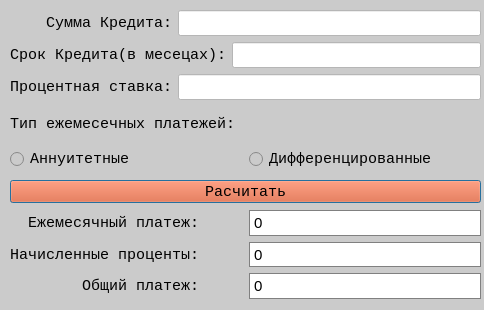
<?xml version="1.0" encoding="UTF-8"?>
<ui version="4.0">
 <class>creditcalc</class>
 <widget class="QDialog" name="creditcalc">
  <property name="geometry">
   <rect>
    <x>0</x>
    <y>0</y>
    <width>484</width>
    <height>310</height>
   </rect>
  </property>
  <property name="windowTitle">
   <string>Credit Calculator</string>
  </property>
  <property name="styleSheet">
   <string notr="true">background-color: rgb(203, 203, 203);</string>
  </property>
  <widget class="QWidget" name="verticalLayoutWidget">
   <property name="geometry">
    <rect>
     <x>10</x>
     <y>10</y>
     <width>471</width>
     <height>161</height>
    </rect>
   </property>
   <layout class="QVBoxLayout" name="verticalLayout">
    <item>
     <layout class="QHBoxLayout" name="horizontalLayout_2">
      <item>
       <widget class="QLabel" name="label">
        <property name="font">
         <font>
          <family>Monospace</family>
          <pointsize>11</pointsize>
          <weight>50</weight>
          <bold>false</bold>
         </font>
        </property>
        <property name="text">
         <string>    Сумма Кредита:</string>
        </property>
       </widget>
      </item>
      <item>
       <widget class="QLineEdit" name="lineEdit_SumCredit">
        <property name="font">
         <font>
          <pointsize>11</pointsize>
         </font>
        </property>
        <property name="styleSheet">
         <string notr="true">background-color: rgb(255, 255, 255);</string>
        </property>
       </widget>
      </item>
     </layout>
    </item>
    <item>
     <layout class="QHBoxLayout" name="horizontalLayout_3">
      <item>
       <widget class="QLabel" name="label_2">
        <property name="font">
         <font>
          <family>Monospace</family>
          <pointsize>11</pointsize>
          <weight>50</weight>
          <bold>false</bold>
         </font>
        </property>
        <property name="text">
         <string>Срок Кредита(в месецах):</string>
        </property>
       </widget>
      </item>
      <item>
       <widget class="QLineEdit" name="lineEdit_TimeCredit">
        <property name="font">
         <font>
          <pointsize>11</pointsize>
         </font>
        </property>
        <property name="styleSheet">
         <string notr="true">background-color: rgb(255, 255, 255);</string>
        </property>
       </widget>
      </item>
     </layout>
    </item>
    <item>
     <layout class="QHBoxLayout" name="horizontalLayout_4">
      <item>
       <widget class="QLabel" name="label_3">
        <property name="font">
         <font>
          <family>Monospace</family>
          <pointsize>11</pointsize>
          <weight>50</weight>
          <bold>false</bold>
         </font>
        </property>
        <property name="text">
         <string>Процентная ставка:</string>
        </property>
       </widget>
      </item>
      <item>
       <widget class="QLineEdit" name="lineEdit_Procent">
        <property name="font">
         <font>
          <pointsize>11</pointsize>
         </font>
        </property>
        <property name="styleSheet">
         <string notr="true">background-color: rgb(255, 255, 255);</string>
        </property>
       </widget>
      </item>
     </layout>
    </item>
    <item>
     <widget class="QLabel" name="label_4">
      <property name="font">
       <font>
        <family>Monospace</family>
        <pointsize>11</pointsize>
        <weight>50</weight>
        <bold>false</bold>
       </font>
      </property>
      <property name="text">
       <string>Тип ежемесечных платежей:</string>
      </property>
     </widget>
    </item>
    <item>
     <layout class="QHBoxLayout" name="horizontalLayout">
      <item>
       <widget class="QRadioButton" name="radioButton_annuity">
        <property name="font">
         <font>
          <family>Monospace</family>
          <pointsize>11</pointsize>
          <weight>50</weight>
          <bold>false</bold>
         </font>
        </property>
        <property name="text">
         <string>Аннуитетные</string>
        </property>
       </widget>
      </item>
      <item>
       <widget class="QRadioButton" name="radioButton_differentiated">
        <property name="font">
         <font>
          <family>Monospace</family>
          <pointsize>11</pointsize>
          <weight>50</weight>
          <bold>false</bold>
         </font>
        </property>
        <property name="text">
         <string>Дифференцированные</string>
        </property>
       </widget>
      </item>
     </layout>
    </item>
   </layout>
  </widget>
  <widget class="QPushButton" name="pushButton_calculate">
   <property name="geometry">
    <rect>
     <x>10</x>
     <y>180</y>
     <width>471</width>
     <height>23</height>
    </rect>
   </property>
   <property name="font">
    <font>
     <family>Monospace</family>
     <pointsize>11</pointsize>
     <weight>50</weight>
     <bold>false</bold>
    </font>
   </property>
   <property name="styleSheet">
    <string notr="true">background-color: rgb(255, 76, 16);</string>
   </property>
   <property name="text">
    <string>Расчитать</string>
   </property>
  </widget>
  <widget class="QWidget" name="verticalLayoutWidget_2">
   <property name="geometry">
    <rect>
     <x>10</x>
     <y>210</y>
     <width>471</width>
     <height>89</height>
    </rect>
   </property>
   <layout class="QVBoxLayout" name="verticalLayout_2">
    <item>
     <layout class="QHBoxLayout" name="horizontalLayout_7">
      <item>
       <widget class="QLabel" name="label_6">
        <property name="enabled">
         <bool>true</bool>
        </property>
        <property name="font">
         <font>
          <family>Monospace</family>
          <pointsize>11</pointsize>
          <weight>50</weight>
          <bold>false</bold>
         </font>
        </property>
        <property name="text">
         <string>  Ежемесячный платеж:</string>
        </property>
        <property name="scaledContents">
         <bool>false</bool>
        </property>
       </widget>
      </item>
      <item>
       <widget class="QLabel" name="label_monthlyPayment">
        <property name="font">
         <font>
          <pointsize>11</pointsize>
         </font>
        </property>
        <property name="styleSheet">
         <string notr="true">QLabel {
  background-color: rgb(255, 255, 255);
  qproperty-alignment: 'AlignVCenter | AlignRight';
  border: 1px solid gray;
}
</string>
        </property>
        <property name="text">
         <string>0</string>
        </property>
       </widget>
      </item>
     </layout>
    </item>
    <item>
     <layout class="QHBoxLayout" name="horizontalLayout_8">
      <item>
       <widget class="QLabel" name="label_7">
        <property name="font">
         <font>
          <family>Monospace</family>
          <pointsize>11</pointsize>
          <weight>50</weight>
          <bold>false</bold>
         </font>
        </property>
        <property name="text">
         <string>Начисленные проценты:</string>
        </property>
       </widget>
      </item>
      <item>
       <widget class="QLabel" name="label_overpayment">
        <property name="font">
         <font>
          <pointsize>11</pointsize>
         </font>
        </property>
        <property name="styleSheet">
         <string notr="true">QLabel {
  background-color: rgb(255, 255, 255);
  qproperty-alignment: 'AlignVCenter | AlignRight';
  border: 1px solid gray;
}
</string>
        </property>
        <property name="text">
         <string>0</string>
        </property>
       </widget>
      </item>
     </layout>
    </item>
    <item>
     <layout class="QHBoxLayout" name="horizontalLayout_9">
      <item>
       <widget class="QLabel" name="label_5">
        <property name="font">
         <font>
          <family>Monospace</family>
          <pointsize>11</pointsize>
          <weight>50</weight>
          <bold>false</bold>
         </font>
        </property>
        <property name="text">
         <string>        Oбщий платеж:</string>
        </property>
       </widget>
      </item>
      <item>
       <widget class="QLabel" name="label_totalPayment">
        <property name="font">
         <font>
          <pointsize>11</pointsize>
         </font>
        </property>
        <property name="styleSheet">
         <string notr="true">QLabel {
  background-color: rgb(255, 255, 255);
  qproperty-alignment: 'AlignVCenter | AlignRight';
  border: 1px solid gray;
}
</string>
        </property>
        <property name="text">
         <string>0</string>
        </property>
       </widget>
      </item>
     </layout>
    </item>
   </layout>
  </widget>
  <widget class="QTableWidget" name="tableWidget">
   <property name="enabled">
    <bool>true</bool>
   </property>
   <property name="geometry">
    <rect>
     <x>10</x>
     <y>310</y>
     <width>471</width>
     <height>61</height>
    </rect>
   </property>
   <property name="acceptDrops">
    <bool>false</bool>
   </property>
   <property name="styleSheet">
    <string notr="true">QTableWidget { border: 1px solid black; }
QTableWidget::item { padding: 5px; border: 1px solid gray; }
QTableWidget::item:selected { background-color: lightgray; }
QTableWidget::item:!selected { background-color: white; }
QTableWidget::item:!selected:hover { background-color: lightgray; }
QTableWidget QHeaderView::section { background-color: lightgray; }
QTableWidget QHeaderView::section:checked { background-color: lightgray; }
QTableWidget QHeaderView { border: 1px solid gray; }</string>
   </property>
   <property name="showGrid">
    <bool>true</bool>
   </property>
   <property name="wordWrap">
    <bool>true</bool>
   </property>
   <property name="cornerButtonEnabled">
    <bool>true</bool>
   </property>
   <attribute name="horizontalHeaderVisible">
    <bool>false</bool>
   </attribute>
   <attribute name="horizontalHeaderCascadingSectionResizes">
    <bool>false</bool>
   </attribute>
   <attribute name="horizontalHeaderHighlightSections">
    <bool>true</bool>
   </attribute>
   <attribute name="horizontalHeaderShowSortIndicator" stdset="0">
    <bool>false</bool>
   </attribute>
   <attribute name="horizontalHeaderStretchLastSection">
    <bool>true</bool>
   </attribute>
   <attribute name="verticalHeaderVisible">
    <bool>false</bool>
   </attribute>
   <row>
    <property name="text">
     <string>1</string>
    </property>
   </row>
   <column>
    <property name="text">
     <string>№ Платежа</string>
    </property>
   </column>
   <column>
    <property name="text">
     <string> Сумма платежа</string>
    </property>
   </column>
   <item row="0" column="0">
    <property name="text">
     <string>          1</string>
    </property>
   </item>
   <item row="0" column="1">
    <property name="text">
     <string/>
    </property>
   </item>
  </widget>
 </widget>
 <resources/>
 <connections/>
</ui>
